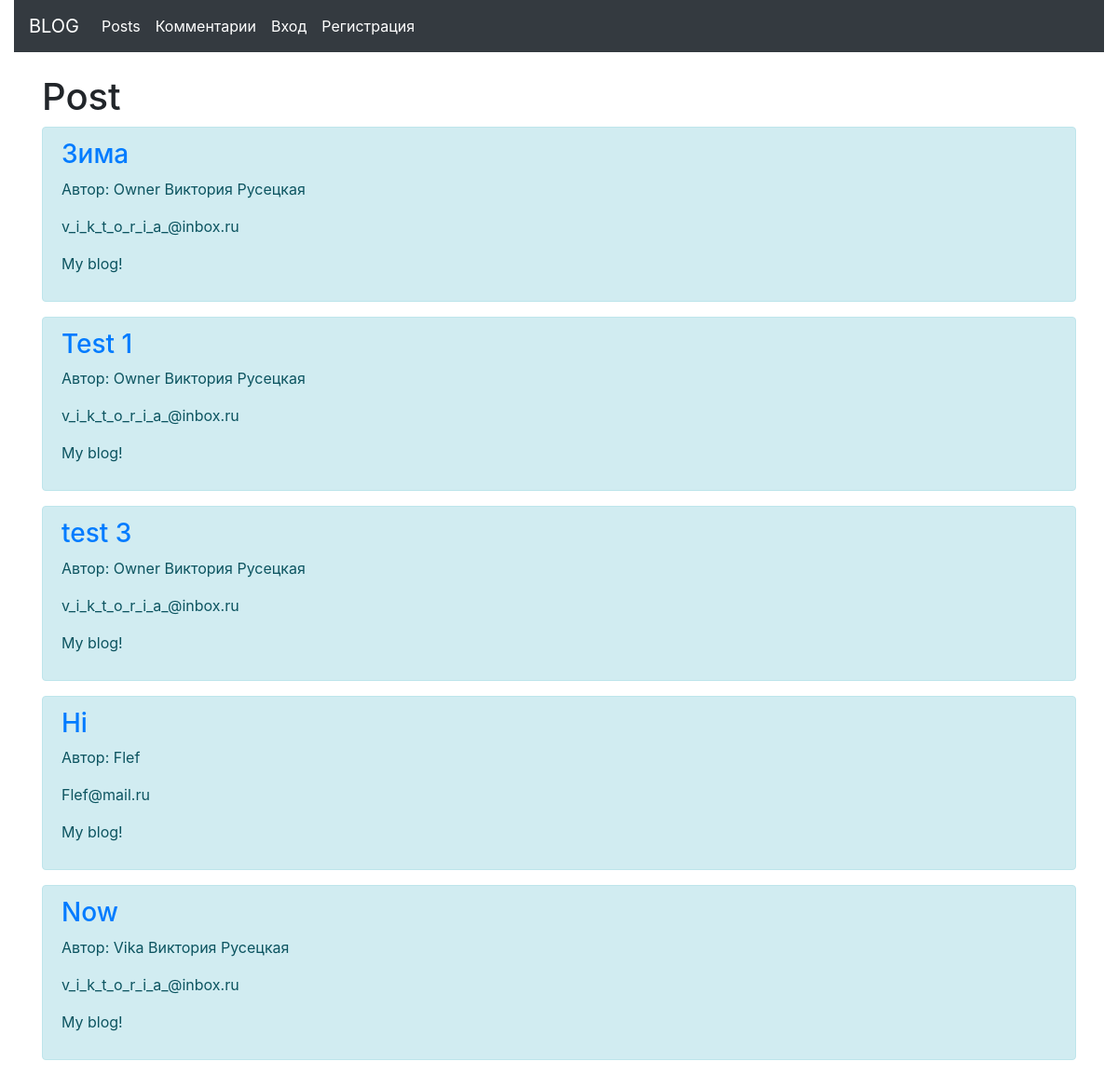
The page / on the database its author committed.
### first/models.py (models this page shows, shortened)
class Post (models.Model):
    title = models.CharField(max_length=255)
    title_tag = models.CharField(max_length=255, default = "My blog!")
    author  = models.ForeignKey(User, on_delete=models.CASCADE)
    body = RichTextField(blank=True, null=True)
    post_date = models.DateField(auto_now_add=True)
    likes = models.ManyToManyField(User, related_name="blog_posts")

### first/views.py (the view)
# urls.py: path('', HomeView.as_view(), name="posts"),
class HomeView(ListView):
	model = Post
	template_name = 'firstapp/post.html'
	ordering = ['-post_date']

### templates/firstapp/post.html (shortened to what this page needs)
{% extends 'firstapp/base.html' %}
{% block content %}
<div class="row">
    <div class="col-sm-12">
        <h1>Post</h1>
        {% for post in object_list %}
        <div class="alert alert-info mt-2">
            <a href="{% url 'post-detail' post.pk %}"><h3>{{ post.title }}</h3></a>
            <p>Автор: {{ post.author }} {{ post.author.first_name }} {{ post.author.last_name }}
            <p>{{ post.author.email}}</p>
            <p>{{ post.title_tag}}</p>
        </div>
        {% endfor %}
    </div>
</div>
{% endblock %}

### rows shown on the page
Post: title "Зима", author "Owner", author.first_name "Виктория", author.last_name "Русецкая", author.email "v_i_k_t_o_r_i_a_@inbox.ru", title_tag "My blog!"
Post: title "Test 1", author "Owner", author.first_name "Виктория", author.last_name "Русецкая", author.email "v_i_k_t_o_r_i_a_@inbox.ru", title_tag "My blog!"
Post: title "test 3", author "Owner", author.first_name "Виктория", author.last_name "Русецкая", author.email "v_i_k_t_o_r_i_a_@inbox.ru", title_tag "My blog!"
Post: title "Hi", author "Flef", author.email "Flef@mail.ru", title_tag "My blog!"
Post: title "Now", author "Vika", author.first_name "Виктория", author.last_name "Русецкая", author.email "v_i_k_t_o_r_i_a_@inbox.ru", title_tag "My blog!"
